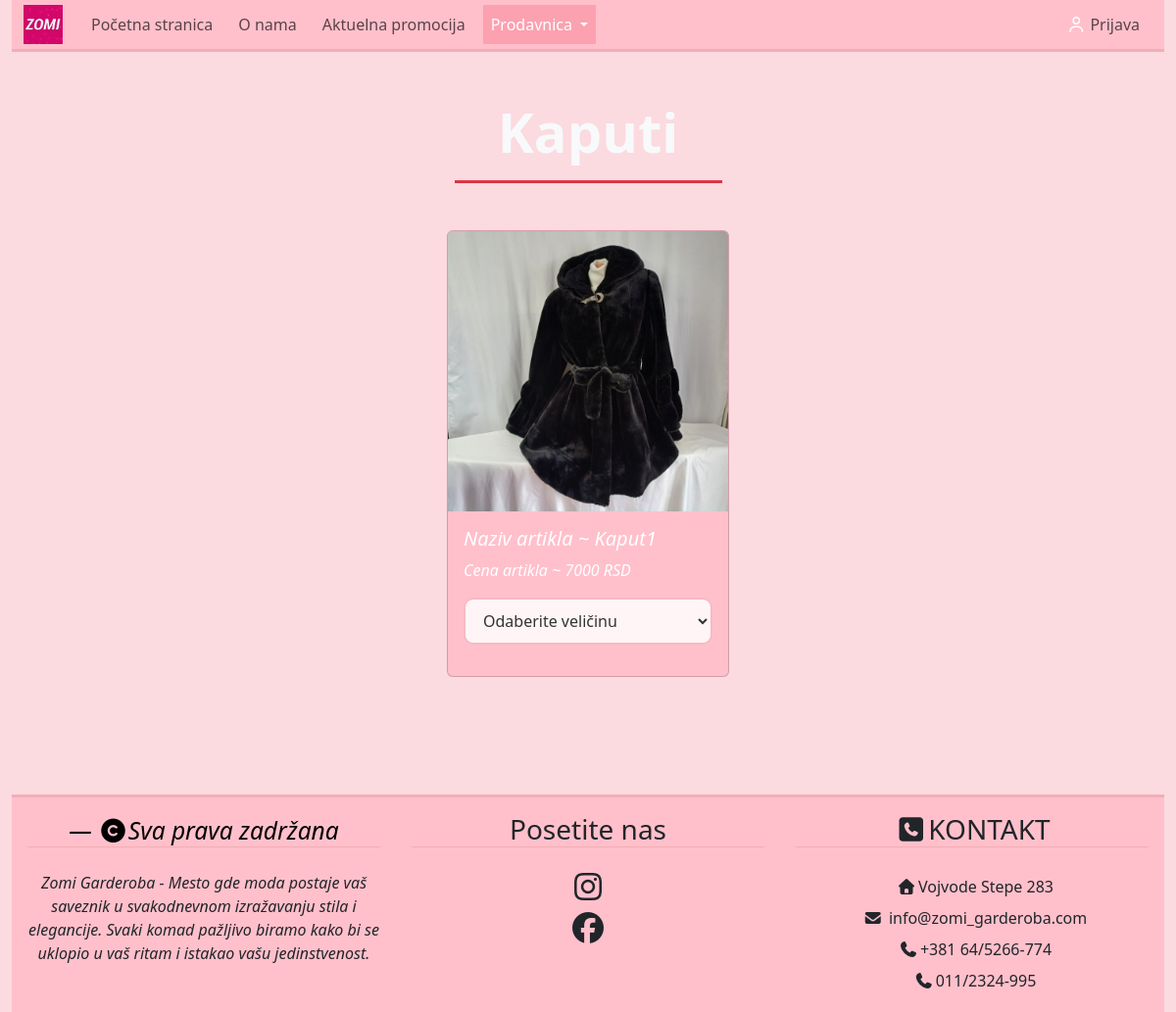
The app's page /project/kaputi.php with its own data.
### tables this page shows
CREATE TABLE `artikli` (
  `idArtikla` int(3) UNSIGNED NOT NULL,
  `nazivArtikla` varchar(25) NOT NULL,
  `tipArtikla` enum('MAJICA','FARMERKE','DZEMPER','KAPUT','HALJINA','KOMPLET') NOT NULL,
  `kolicinaArtikla` int(3) UNSIGNED NOT NULL DEFAULT 1,
  `cenaArtikla` int(3) UNSIGNED NOT NULL,
  `slikaArtikla` varchar(40) NOT NULL,
  `opisArtikla` text NOT NULL DEFAULT 'nema'
);

### project/kaputi.php (the view, shortened to what this page needs)
<?php
require_once "konekcija.php";
?>
<!DOCTYPE html>
<html lang="en">
<head>
    <link href="https://cdn.jsdelivr.net/npm/bootstrap@5.3.8/dist/css/bootstrap.min.css" rel="stylesheet">
    <link rel="stylesheet" href="https://cdnjs.cloudflare.com/ajax/libs/font-awesome/7.0.1/css/all.min.css">
     <link rel="stylesheet" href="stil.css" type="text/css">
</head>
<body>
  <div class="container-fluid">
<nav class="navbar navbar-expand-lg bg-body-tertiary p-0 border-bottom border-danger-subtle border-3">
  <div class="container-fluid">
    <a class="navbar-brand" href="index.php">
      <img id="imgNavBrand" src="slike/Logo_ZOMI.jpeg" alt="slika_nije_dostupna">
    </a>
    <div class="collapse navbar-collapse" id="navbarSupportedContent">
      <ul class="navbar-nav me-auto mb-2 mb-lg-0 nav-left">
        <li class="nav-item">
          <a class="nav-link" aria-current="page" href="index.php" id="tekst">Početna stranica</a>
        </li>
        <li class="nav-item">
          <a class="nav-link" href="onama.php">O nama</a>
        </li>
        <li class="nav-item">
          <a class="nav-link" href="promocija.php">Aktuelna promocija</a>
        </li>
        <li class="nav-item dropdown active">
          <a class="nav-link dropdown-toggle" href="#" role="button" data-bs-toggle="dropdown" aria-expanded="false">
            Prodavnica
          </a>
        </li>
      </ul>
         <ul class="navbar-nav ms-auto align-items-center">
          <?php if(!isset($_SESSION["id"])): ?>
            <li class="nav-item">
                <a class="nav-link" href="login.php">
                    <i class="fa-regular fa-user"></i> Prijava
                </a>
            </li>
        <?php endif; ?>
        </ul>
    </div>
  </div>
</nav>
<div class="container pb-5">
        <div class="container pb-5">
        <div class="text-center my-5">
              <h2 class="display-4 fw-bold text-light">Kaputi</h2>
              <hr class="border-danger border-3 w-25 mx-auto opacity-100">
        </div>
<?php
  $upit = "SELECT *
           FROM artikli
           WHERE tipArtikla = 'KAPUT' AND kolicinaArtikla>0";
  $rezultat = mysqli_query($dbc,$upit);
  if(mysqli_num_rows($rezultat) > 0) {
      $brojacKartica = 0;
?>
    <div class="row justify-content-center">
<?php
  while($red = mysqli_fetch_assoc($rezultat)) {
?>
    <div class="col-md-4 d-flex justify-content-center mb-4">
        <div class="card" style="width: 18rem;">
            <img src="slike/<?php echo $red['slikaArtikla']; ?>"
                 class="card-img-top"
                 alt="<?php echo $red['nazivArtikla']." slika"; ?>">
            <div class="card-body">
              <h5 class="card-title"><?php echo "Naziv artikla ~ ".$red["nazivArtikla"]; ?></h5>
              <p class="card-text"><?php echo "Cena artikla ~ <i>".$red["cenaArtikla"]." RSD</i>";?></p>
              <form method="POST" action="dodajUKorpu.php">
                <select name="velicinaA" class="custom-select mb-3">
                  <option value="">Odaberite veličinu</option>
                </select>
              </form>
            </div>
        </div>
    </div>
<?php
  $brojacKartica++;
  if($brojacKartica % 3 == 0){
      echo '</div><div class="row justify-content-center">';
  }}
?>
    </div>
<?php
  }
  else{
?>
    <h3 class="display-3 text-center">
        Nema artikala na stanju!
    </h3>
<?php }
?>
    </div>
</div>
  <footer class="container-fluid border-danger-subtle border-top border-3">
      <div class="row align-items-start">
        <div class="col p-3 text-center">
            <h3 class="border-bottom border-danger-subtle"><em class="blockquote-footer"><i class="fa-solid fa-copyright"></i>Sva prava zadržana</em></h3>
            <p class="mt-4">
              <em>Zomi Garderoba - Mesto gde moda postaje vaš saveznik u svakodnevnom izražavanju stila i
                  elegancije. Svaki komad pažljivo biramo kako bi se uklopio u vaš ritam i istakao vašu jedinstvenost.
              </em>
            </p>
        </div>
        <div class="col p-3 text-center">
              <h3 class="border-bottom border-danger-subtle">Posetite nas</h3>
              <p class="mt-4">
               <a class="nav-link" href="https://www.instagram.com/zomi_garderoba/" target="_blank"><i class="fa-brands fa-2x fa-instagram"></i></a>
               <a class="nav-link mt-2" href="https://www.facebook.com/profile.php?id=100063623911466&locale=sr_RS" target="_blank"><i class="fa-brands fa-2x fa-facebook"></i></a>
              </p>
        </div>
        <div class="col p-3 text-center">
            <h3 class="border-bottom border-danger-subtle"><i class="fa-solid fa-square-phone"></i>KONTAKT</h3>
            <div class="mt-4">
              <i class="fas fa-home me-2 p-2"></i>Vojvode Stepe 283 <br>
              <i class="fas fa-envelope me-2 p-2"></i> info@zomi_garderoba.com<br>
              <i class="fas fa-phone me-2 p-2"></i>+381 64/5266-774<br>
              <i class="fas fa-phone me-2 p-2"></i>011/2324-995<br>
            </div>
        </div>
      </div>
  </footer>
  </div>
</body>
</html>

### project/stil.css (style rules this page uses)
body { background-color: hsl(349, 80%, 92%); }
#imgNavBrand { width: 40px ; height: 40px; }
nav div, footer .row, .dropdown-menu { background-color: pink ; }
.navbar .active .nav-link { background-color: hsl(350, 94%, 81%); color: white !important; }
.fa-user, .fa-user-shield { color: white; }
nav ul li { padding: 5px; }
.card { background-color: pink ; color: white ; font-style: italic; }
.blockquote-footer { color: black ; }
.custom-select { width: 100%; padding: 10px 14px; border-radius: 10px; border: 2px solid hsl(350, 80%, 85%); background-color: #fff5f7; font-weight: 500; color: #333; transition: 0.3s ease; cursor: pointer; }

### records on screen
artikli: slikaArtikla (picture), nazivArtikla "Kaput1", cenaArtikla "7000"
